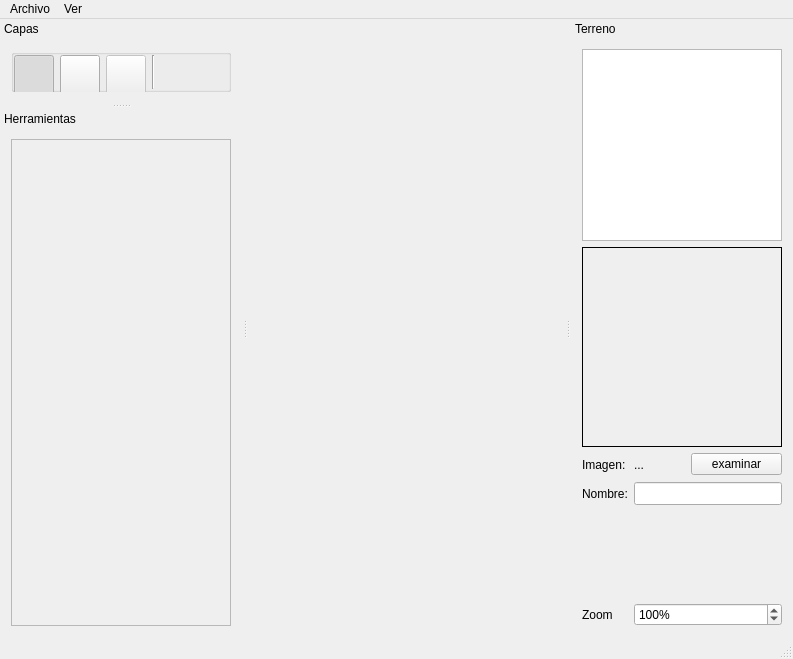
<?xml version="1.0" encoding="UTF-8"?>
<ui version="4.0">
 <class>MainWindow</class>
 <widget class="QMainWindow" name="MainWindow">
  <property name="geometry">
   <rect>
    <x>0</x>
    <y>0</y>
    <width>793</width>
    <height>659</height>
   </rect>
  </property>
  <property name="windowTitle">
   <string>Build Terrain</string>
  </property>
  <property name="windowIcon">
   <iconset resource="resources/resources.qrc">
    <normaloff>:/icons/icon.png</normaloff>:/icons/icon.png</iconset>
  </property>
  <widget class="QWidget" name="centralWidget">
   <layout class="QGridLayout" name="gridLayout">
    <property name="leftMargin">
     <number>0</number>
    </property>
    <property name="topMargin">
     <number>0</number>
    </property>
    <property name="rightMargin">
     <number>0</number>
    </property>
    <property name="bottomMargin">
     <number>0</number>
    </property>
    <property name="spacing">
     <number>0</number>
    </property>
   </layout>
  </widget>
  <widget class="QMenuBar" name="menuBar">
   <property name="geometry">
    <rect>
     <x>0</x>
     <y>0</y>
     <width>793</width>
     <height>21</height>
    </rect>
   </property>
   <widget class="QMenu" name="menuArchivo">
    <property name="title">
     <string>Archivo</string>
    </property>
    <addaction name="actionNuevo"/>
    <addaction name="actionAbrir"/>
    <addaction name="actionGuardar"/>
    <addaction name="actionGuardar_como_Imagen_jpg"/>
    <addaction name="separator"/>
    <addaction name="actionGenerar_terreno"/>
    <addaction name="separator"/>
    <addaction name="actionSalir"/>
   </widget>
   <widget class="QMenu" name="menuVer">
    <property name="title">
     <string>Ver</string>
    </property>
    <addaction name="actionCuadr_cula"/>
    <addaction name="separator"/>
    <addaction name="actionZoom_100"/>
   </widget>
   <addaction name="menuArchivo"/>
   <addaction name="menuVer"/>
  </widget>
  <widget class="QStatusBar" name="statusBar"/>
  <widget class="QDockWidget" name="_dw_terrain">
   <property name="features">
    <set>QDockWidget::DockWidgetMovable</set>
   </property>
   <property name="allowedAreas">
    <set>Qt::LeftDockWidgetArea|Qt::RightDockWidgetArea</set>
   </property>
   <property name="windowTitle">
    <string>Terreno</string>
   </property>
   <attribute name="dockWidgetArea">
    <number>2</number>
   </attribute>
   <widget class="QWidget" name="dockWidgetContents_3">
    <layout class="QVBoxLayout" name="verticalLayout_5">
     <item>
      <widget class="QGraphicsView" name="_gv_mini_map">
       <property name="maximumSize">
        <size>
         <width>200</width>
         <height>200</height>
        </size>
       </property>
       <property name="verticalScrollBarPolicy">
        <enum>Qt::ScrollBarAlwaysOff</enum>
       </property>
       <property name="horizontalScrollBarPolicy">
        <enum>Qt::ScrollBarAlwaysOff</enum>
       </property>
       <property name="renderHints">
        <set>QPainter::Antialiasing</set>
       </property>
       <property name="viewportUpdateMode">
        <enum>QGraphicsView::FullViewportUpdate</enum>
       </property>
      </widget>
     </item>
     <item>
      <widget class="QLabel" name="_l_image">
       <property name="minimumSize">
        <size>
         <width>200</width>
         <height>200</height>
        </size>
       </property>
       <property name="maximumSize">
        <size>
         <width>200</width>
         <height>200</height>
        </size>
       </property>
       <property name="frameShape">
        <enum>QFrame::Box</enum>
       </property>
       <property name="text">
        <string/>
       </property>
       <property name="scaledContents">
        <bool>true</bool>
       </property>
       <property name="alignment">
        <set>Qt::AlignCenter</set>
       </property>
      </widget>
     </item>
     <item>
      <layout class="QHBoxLayout" name="horizontalLayout_2">
       <item>
        <layout class="QVBoxLayout" name="verticalLayout_6">
         <item>
          <widget class="QLabel" name="label_5">
           <property name="minimumSize">
            <size>
             <width>0</width>
             <height>23</height>
            </size>
           </property>
           <property name="text">
            <string>Imagen:</string>
           </property>
          </widget>
         </item>
         <item>
          <widget class="QLabel" name="label_4">
           <property name="minimumSize">
            <size>
             <width>0</width>
             <height>23</height>
            </size>
           </property>
           <property name="text">
            <string>Nombre:</string>
           </property>
          </widget>
         </item>
         <item>
          <spacer name="verticalSpacer_3">
           <property name="orientation">
            <enum>Qt::Vertical</enum>
           </property>
           <property name="sizeHint" stdset="0">
            <size>
             <width>20</width>
             <height>40</height>
            </size>
           </property>
          </spacer>
         </item>
         <item>
          <widget class="QLabel" name="label_3">
           <property name="minimumSize">
            <size>
             <width>0</width>
             <height>23</height>
            </size>
           </property>
           <property name="text">
            <string>Zoom</string>
           </property>
          </widget>
         </item>
        </layout>
       </item>
       <item>
        <layout class="QVBoxLayout" name="verticalLayout_3">
         <item>
          <layout class="QHBoxLayout" name="horizontalLayout_5">
           <item>
            <widget class="QLabel" name="_l_image_name">
             <property name="minimumSize">
              <size>
               <width>0</width>
               <height>23</height>
              </size>
             </property>
             <property name="maximumSize">
              <size>
               <width>51</width>
               <height>23</height>
              </size>
             </property>
             <property name="text">
              <string>...</string>
             </property>
            </widget>
           </item>
           <item>
            <widget class="QPushButton" name="_pb_load_image">
             <property name="text">
              <string>examinar</string>
             </property>
            </widget>
           </item>
          </layout>
         </item>
         <item>
          <widget class="QLineEdit" name="_le_name">
           <property name="minimumSize">
            <size>
             <width>0</width>
             <height>23</height>
            </size>
           </property>
          </widget>
         </item>
         <item>
          <spacer name="verticalSpacer_2">
           <property name="orientation">
            <enum>Qt::Vertical</enum>
           </property>
           <property name="sizeHint" stdset="0">
            <size>
             <width>20</width>
             <height>40</height>
            </size>
           </property>
          </spacer>
         </item>
         <item>
          <widget class="QSpinBox" name="_sb_zoom">
           <property name="minimumSize">
            <size>
             <width>0</width>
             <height>23</height>
            </size>
           </property>
           <property name="suffix">
            <string>%</string>
           </property>
           <property name="minimum">
            <number>10</number>
           </property>
           <property name="maximum">
            <number>500</number>
           </property>
           <property name="value">
            <number>100</number>
           </property>
          </widget>
         </item>
        </layout>
       </item>
      </layout>
     </item>
    </layout>
   </widget>
  </widget>
  <widget class="QDockWidget" name="_dw_layers">
   <property name="minimumSize">
    <size>
     <width>213</width>
     <height>84</height>
    </size>
   </property>
   <property name="maximumSize">
    <size>
     <width>524287</width>
     <height>84</height>
    </size>
   </property>
   <property name="features">
    <set>QDockWidget::DockWidgetMovable</set>
   </property>
   <property name="allowedAreas">
    <set>Qt::LeftDockWidgetArea|Qt::RightDockWidgetArea</set>
   </property>
   <property name="windowTitle">
    <string>Capas</string>
   </property>
   <attribute name="dockWidgetArea">
    <number>1</number>
   </attribute>
   <widget class="QWidget" name="dockWidgetContents_5">
    <layout class="QVBoxLayout" name="verticalLayout_7">
     <item>
      <widget class="QGroupBox" name="groupBox">
       <property name="title">
        <string/>
       </property>
       <layout class="QHBoxLayout" name="horizontalLayout">
        <property name="leftMargin">
         <number>0</number>
        </property>
        <property name="topMargin">
         <number>0</number>
        </property>
        <property name="rightMargin">
         <number>0</number>
        </property>
        <property name="bottomMargin">
         <number>0</number>
        </property>
        <item>
         <widget class="QPushButton" name="_pb_layer_terrain">
          <property name="minimumSize">
           <size>
            <width>40</width>
            <height>40</height>
           </size>
          </property>
          <property name="maximumSize">
           <size>
            <width>40</width>
            <height>40</height>
           </size>
          </property>
          <property name="toolTip">
           <string>Capa de terreno</string>
          </property>
          <property name="text">
           <string/>
          </property>
          <property name="icon">
           <iconset resource="resources/resources.qrc">
            <normaloff>:/layer_terrain.png</normaloff>:/layer_terrain.png</iconset>
          </property>
          <property name="iconSize">
           <size>
            <width>35</width>
            <height>35</height>
           </size>
          </property>
          <property name="checkable">
           <bool>true</bool>
          </property>
          <property name="checked">
           <bool>true</bool>
          </property>
          <property name="autoExclusive">
           <bool>true</bool>
          </property>
          <property name="flat">
           <bool>false</bool>
          </property>
         </widget>
        </item>
        <item>
         <widget class="QPushButton" name="_pb_layer_objects">
          <property name="minimumSize">
           <size>
            <width>40</width>
            <height>40</height>
           </size>
          </property>
          <property name="maximumSize">
           <size>
            <width>40</width>
            <height>40</height>
           </size>
          </property>
          <property name="toolTip">
           <string>Capa de objetos</string>
          </property>
          <property name="text">
           <string/>
          </property>
          <property name="icon">
           <iconset resource="resources/resources.qrc">
            <normaloff>:/layer_object.png</normaloff>:/layer_object.png</iconset>
          </property>
          <property name="iconSize">
           <size>
            <width>35</width>
            <height>35</height>
           </size>
          </property>
          <property name="checkable">
           <bool>true</bool>
          </property>
          <property name="autoExclusive">
           <bool>true</bool>
          </property>
          <property name="flat">
           <bool>false</bool>
          </property>
         </widget>
        </item>
        <item>
         <widget class="QPushButton" name="_pb_layer_obstructions">
          <property name="enabled">
           <bool>false</bool>
          </property>
          <property name="minimumSize">
           <size>
            <width>40</width>
            <height>40</height>
           </size>
          </property>
          <property name="maximumSize">
           <size>
            <width>40</width>
            <height>40</height>
           </size>
          </property>
          <property name="toolTip">
           <string>Capa de regiones</string>
          </property>
          <property name="text">
           <string/>
          </property>
          <property name="icon">
           <iconset resource="resources/resources.qrc">
            <normaloff>:/layer_regions.png</normaloff>:/layer_regions.png</iconset>
          </property>
          <property name="iconSize">
           <size>
            <width>35</width>
            <height>35</height>
           </size>
          </property>
          <property name="checkable">
           <bool>true</bool>
          </property>
          <property name="autoExclusive">
           <bool>true</bool>
          </property>
          <property name="flat">
           <bool>false</bool>
          </property>
         </widget>
        </item>
        <item>
         <widget class="Line" name="line">
          <property name="orientation">
           <enum>Qt::Vertical</enum>
          </property>
         </widget>
        </item>
        <item>
         <spacer name="horizontalSpacer">
          <property name="orientation">
           <enum>Qt::Horizontal</enum>
          </property>
          <property name="sizeHint" stdset="0">
           <size>
            <width>40</width>
            <height>20</height>
           </size>
          </property>
         </spacer>
        </item>
       </layout>
      </widget>
     </item>
    </layout>
   </widget>
  </widget>
  <widget class="QDockWidget" name="_dw_tools">
   <property name="sizePolicy">
    <sizepolicy hsizetype="Minimum" vsizetype="Minimum">
     <horstretch>0</horstretch>
     <verstretch>0</verstretch>
    </sizepolicy>
   </property>
   <property name="minimumSize">
    <size>
     <width>242</width>
     <height>214</height>
    </size>
   </property>
   <property name="features">
    <set>QDockWidget::DockWidgetMovable</set>
   </property>
   <property name="allowedAreas">
    <set>Qt::LeftDockWidgetArea|Qt::RightDockWidgetArea</set>
   </property>
   <property name="windowTitle">
    <string>Herramientas</string>
   </property>
   <attribute name="dockWidgetArea">
    <number>1</number>
   </attribute>
   <widget class="QWidget" name="dockWidgetContents_13">
    <layout class="QVBoxLayout" name="verticalLayout">
     <item>
      <widget class="QScrollArea" name="_sa_tools">
       <property name="minimumSize">
        <size>
         <width>186</width>
         <height>0</height>
        </size>
       </property>
       <property name="widgetResizable">
        <bool>true</bool>
       </property>
       <widget class="QWidget" name="scrollAreaWidgetContents_2">
        <property name="geometry">
         <rect>
          <x>0</x>
          <y>0</y>
          <width>222</width>
          <height>491</height>
         </rect>
        </property>
       </widget>
      </widget>
     </item>
    </layout>
   </widget>
  </widget>
  <action name="actionSalir">
   <property name="text">
    <string>Salir</string>
   </property>
  </action>
  <action name="actionNuevo">
   <property name="text">
    <string>Nuevo</string>
   </property>
   <property name="shortcut">
    <string>Ctrl+N</string>
   </property>
  </action>
  <action name="actionCuadr_cula">
   <property name="checkable">
    <bool>true</bool>
   </property>
   <property name="checked">
    <bool>true</bool>
   </property>
   <property name="text">
    <string>Cuadrícula</string>
   </property>
   <property name="shortcut">
    <string>Ctrl+.</string>
   </property>
  </action>
  <action name="actionZoom_100">
   <property name="text">
    <string>Zoom 100%</string>
   </property>
   <property name="shortcut">
    <string>Ctrl+1</string>
   </property>
  </action>
  <action name="actionGuardar_como_Imagen_jpg">
   <property name="text">
    <string>Guardar como Imagen (jpg)</string>
   </property>
   <property name="shortcut">
    <string>Ctrl+Shift+I</string>
   </property>
  </action>
  <action name="actionGuardar">
   <property name="text">
    <string>Guardar</string>
   </property>
   <property name="shortcut">
    <string>Ctrl+G</string>
   </property>
  </action>
  <action name="actionAbrir">
   <property name="text">
    <string>Abrir</string>
   </property>
   <property name="shortcut">
    <string>Ctrl+A</string>
   </property>
  </action>
  <action name="actionGenerar_terreno">
   <property name="text">
    <string>Generar terreno</string>
   </property>
   <property name="shortcut">
    <string>Ctrl+E</string>
   </property>
  </action>
 </widget>
 <layoutdefault spacing="6" margin="11"/>
 <resources>
  <include location="resources/resources.qrc"/>
 </resources>
 <connections/>
</ui>
